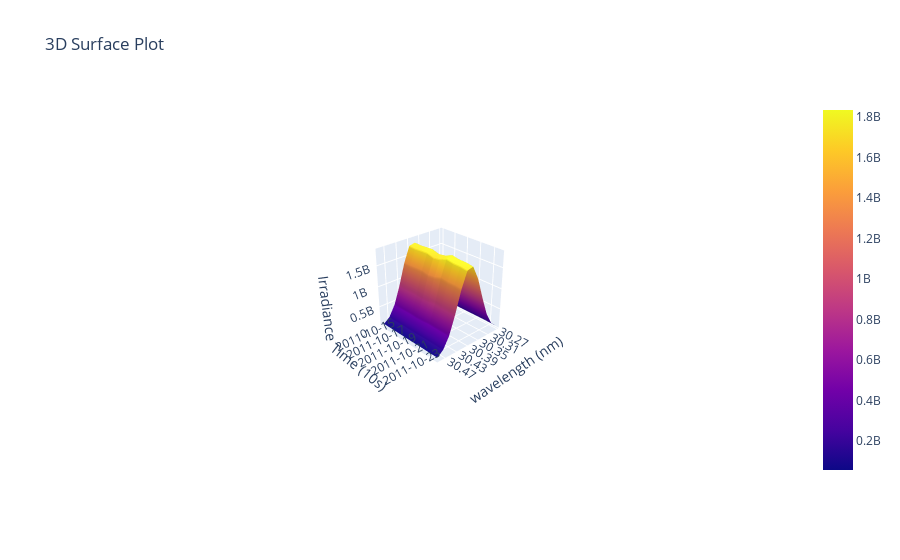

Notebook cell for this chart:
### Code cell
# Generate x and y coordinates for the surface plot
x = np.arange(np.shape(irradiance_list)[1])
y = np.arange(np.shape(irradiance_list)[0])
X, Y = np.meshgrid(x, y)

# Create the surface plot
fig = go.Figure(data=[go.Surface(x=X,y=Y,z=irradiance_list )])

# Customize the layout
fig.update_layout(
    title='3D Surface Plot',
    # width=550, 
    height=700,
    scene=dict(
        xaxis=dict(
            title='wavelength (nm)',
            ticktext=wavelength_list_aia_absolute[::2],  # Set the desired tick labels
            tickvals=x[::2],  # Use the x coordinates as tick values
        ),
        yaxis=dict(title='Time (10s)',
                   ticktext=date_list[::len(date_list)//5],
                  tickvals=y[::len(y)//5]),
        zaxis=dict(title='Irradiance')
    ),
    # margin=dict(l=0,r=20)
)
fig.show()
